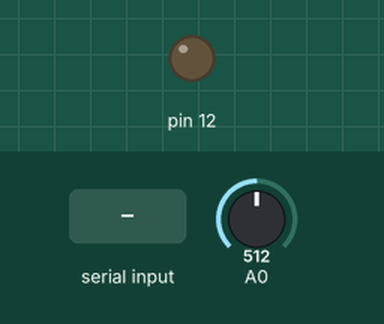
Recording of a sketch running on a simulated Arduino Uno, built with avr-gcc and run on an emulated ATmega328P. Shown: output pins drawn as LEDs (lit = HIGH). The test bench sets the inputs (shaded band); at power-on: A0 = 512. What the sketch prints to the serial monitor is not drawn.

Above: at 1.7 s.
1.8 s: "1" received over Serial
Timing chart, 0 to 4.8 s (numbered marks = the images above; inputs shaded):
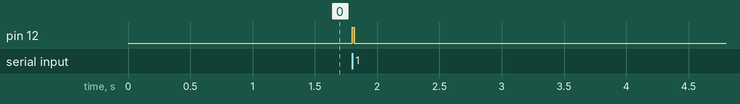

The sketch:

Code_final.ino
```cpp
int A0ValueNormal;
int A0Value;
//int A0moy;

int delai = 1;

void setup() {
  Serial.begin(9600);
  pinMode(12,OUTPUT);
  delay(500);//delais pour éviter des erreurs dû au système pour la prise de A0ValueNormal

  A0ValueNormal = analogRead(A0);//Luminosité ambiante
  A0Value = analogRead(A0);
  //A0moy = (A0Value - A0ValueNormal)/2 + 1;
  Serial.println(A0ValueNormal);

}

boolean eetdr = 0; //eetdr(est en train de recevoir, si non = 0, si oui = 1.
boolean eetde = 0; //eetde(est en train d'envoié, si non = 0, si oui = 1.

int k = 0;
void loop() {
  A0Value = analogRead(A0);
  delay(delai*2);
    if(A0Value > A0ValueNormal + 3 && eetde == 0){//Cette condition vérifie si un message est entrain d'être recu et que aucun message est entrain d'être envoié.
      k++;
      if (k>5){
        eetdr = 1;
        c_recu();
      }
    } else {
      k = 0;
    }
    if (Serial.available() > 0 && eetdr == 0){ //Cette condition vérifie si un message est envoié et que aucun message est en train d'être recu.


      char cr = (char)Serial.read(); //Lit le message entré dans la console charachtère par charchtère et l'attribut à la variable cr;

      Serial.print(cr);
      Serial.print(" :");

      eetde = 1;
      c_envoi(cr); //appele de la fonction envoi

  }


}

void c_recu() {

  delay(delai*3);

  char octetRecu;

  for(int j = 0; j<8; j++){
       delay(delai*2);
       byte bitRecu;

       A0Value = analogRead(A0);


       if (A0Value > A0ValueNormal + 5){
         bitRecu = 1;

       } else {
          bitRecu = 0;

       }
      octetRecu = (octetRecu << 1) | bitRecu;

      //Serial.print(bitRecu);

  }
   Serial.println(octetRecu); //Affiche le message envoyé
   eetde = 0;
}

void c_envoi(char cr){


     char c = (cr);

     String octet = String(c, BIN);//Binéarisation du charachtère

     digitalWrite(12,"HIGH");// signal lumineux pour annoncer le début de l'envoi d'un charachtère
     delay(delai*7);
     digitalWrite(12,"LOW");
     delay(delai*3);


     digitalWrite(12,LOW); //Les charachtères s'écrivent sur 7bits mon système est sur 8bits j'ajoute donc un 0 qui ne change pas le charachtère.
     delay(delai*2);//délai entre envoi de chaque bit
     Serial.print(0);

     if( c == ' '){//Le charachtère "espace" s'écrit 00100001 en 8bits,il a 2 bits de poids faible(0). j'en ajoute donc un de +
      Serial.print("0");
      digitalWrite(12,LOW);
      delay(delai*2);

     }

     for(int j = 0; j<8; j++){

       if (octet[j] == '1'){
        digitalWrite(12, HIGH);
        Serial.print(octet[j]);
       } else {
        digitalWrite(12, LOW);
        Serial.print(octet[j]);
       }

      delay(delai*2);
     }

  Serial.println();
  eetdr = 0;
}
```

Measured:
- after the input at 1.8 s, pin 12: LOW → HIGH at once, → LOW 0.02 s later
